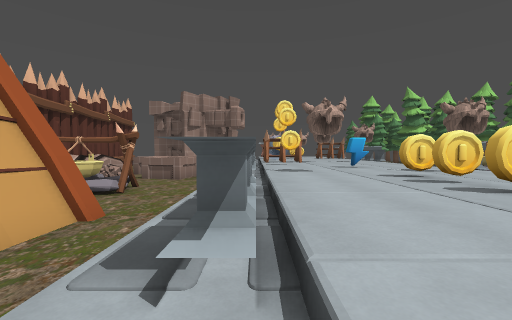
[1] (above)

16 first-person views from a walk through a Godot game level. The camera is 1.5 m above the floor, tilts 2° down and sees 90° across. The floor is counted in squares, 2 m on a side. Each view is taken from the middle of a square. On the plan, view 1 faces up. The plan holds only what a view shows up to about 9 squares ahead; the rest is blank. The place goes on beyond the plan. Characters and animated objects are left out. Some surface patterns are stand-ins.

[2]
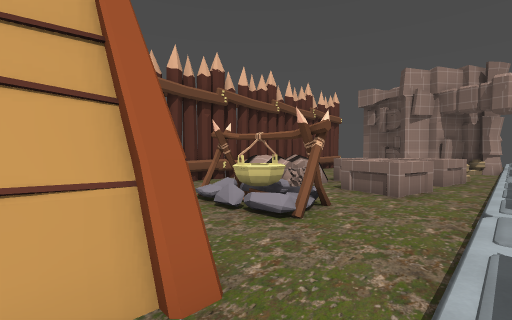

[3]
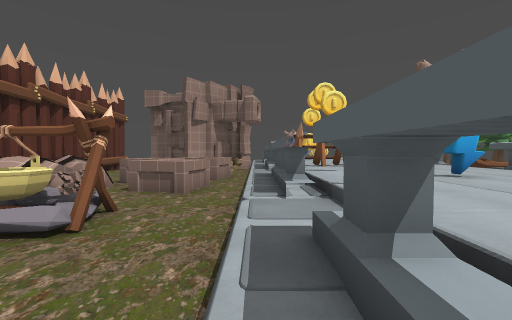

[4]
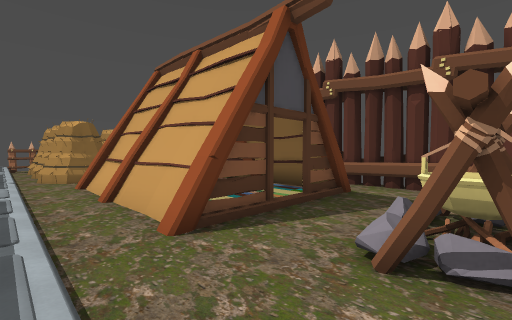

[5]
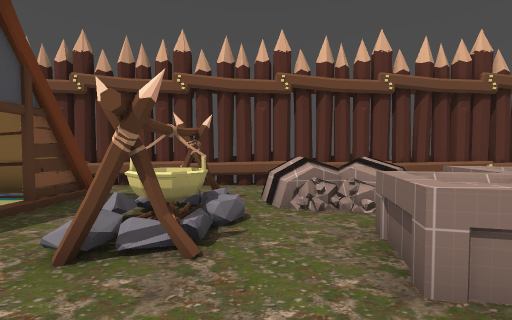

[6]
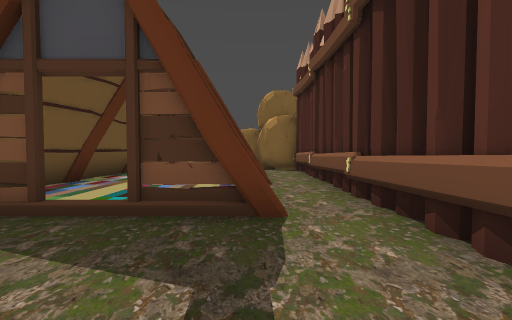

[7]
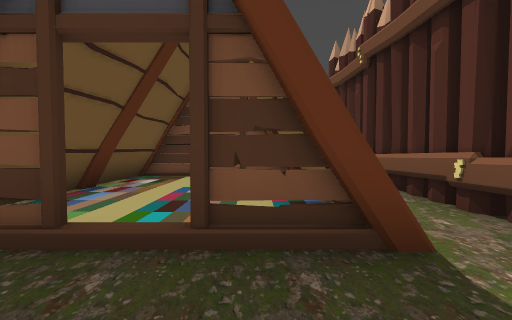

[8]
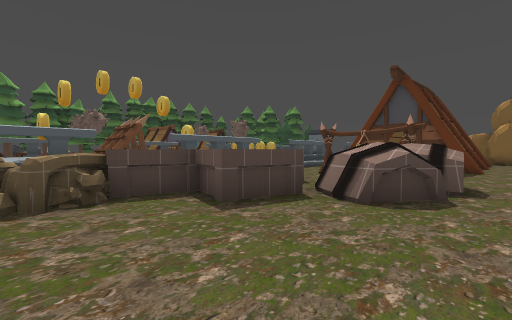

[9]
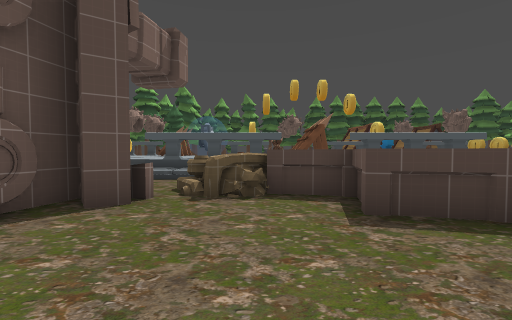

[10]
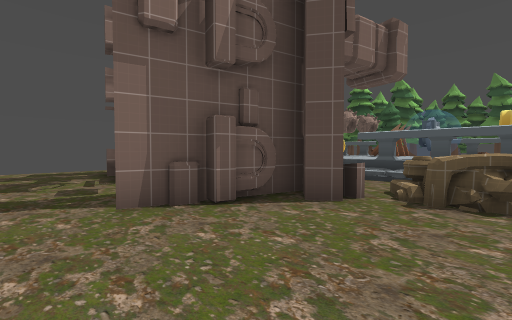

[11]
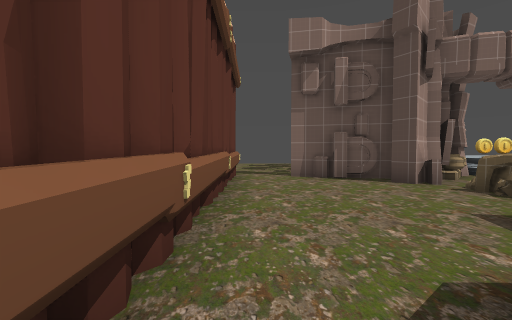

[12]
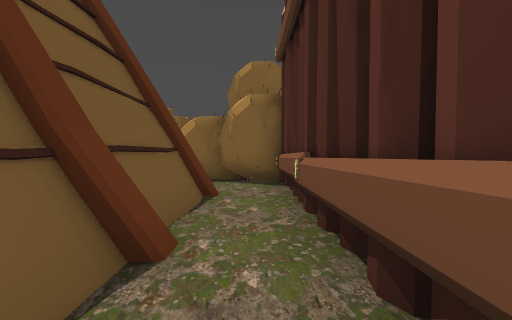

[13]
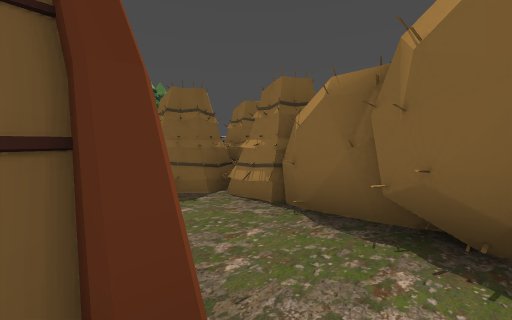

[14]
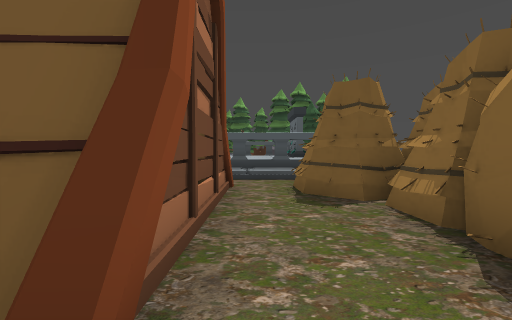

[15]
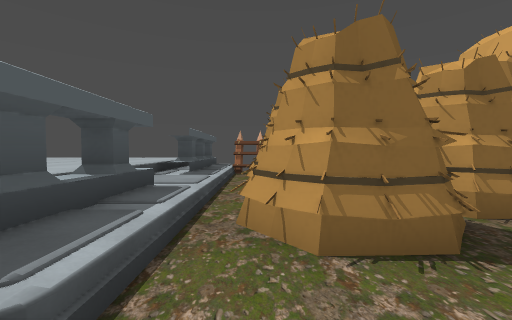

[16]
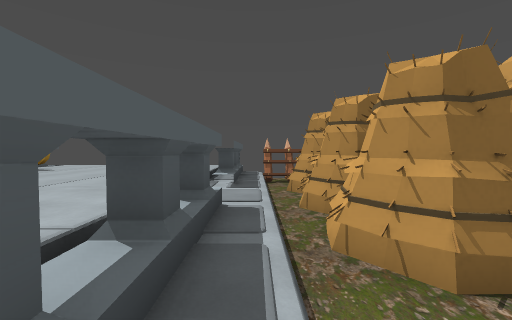

### Floor plan
Key: @ floor where view 1 was taken; # wall or solid block; . main floor; : floor 0.5 m higher than the main floor; + floor 1 m higher than the main floor; / step, stairs or slope; = window, fence, low wall or low ledge; ^ raised ledge; S spikes; C coin; O other object.
Columns run from 9 left of view 1 to 3 right of it. Each row starts with its distance up from view 1.
 25  ..
 24  ...
 23  ...#
 22  ...
 21  ..^
 20  ...
 19  ..
 18 #..#  ##:
 17 #..####/:#+
 16 #....#../##
 15 #....#^.:#
 14 #....#^#:#CC
 13 #.....^=: SS
 12 #...###.: SS
 11 #..###..:#++
 10 #.##.#^.:#OO
  9 #.##....:#++
  8 #.......:#++O
  7 #..###../:===
  6 #...##..::++
  5 #.......:#++
  4 #.##/##.:#++
  3 #.#...#.:#++
  2 #.#...#.:#++
  1 #.#...#.::+
  0 #.#  .#.:@
 -1 #.#####.:#
 -2 #......./#+
 -3 #.....#.:#+
 -4 ########:#++
 -5      ##.::++
 -6       ##::++
 -7       #.:#++
 -8       ##:#+
 -9        .:#++
-10       SS:#++

Positions as (right, up) in squares from view 1, and headings:
1: (0, 0), facing up
2: (-1, 3), facing up-left
3: (-1, 3), facing up
4: (-1, 7), facing down-left
5: (-1, 8), facing left
6: (-7, 7), facing down
7: (-6, 6), facing down
8: (-8, 15), facing down-right
9: (-8, 14), facing right
10: (-8, 14), facing up-right
11: (-8, 10), facing up
12: (-8, 3), facing down
13: (-8, -1), facing down-right
14: (-8, -2), facing right
15: (-2, -1), facing down
16: (-1, -1), facing down
